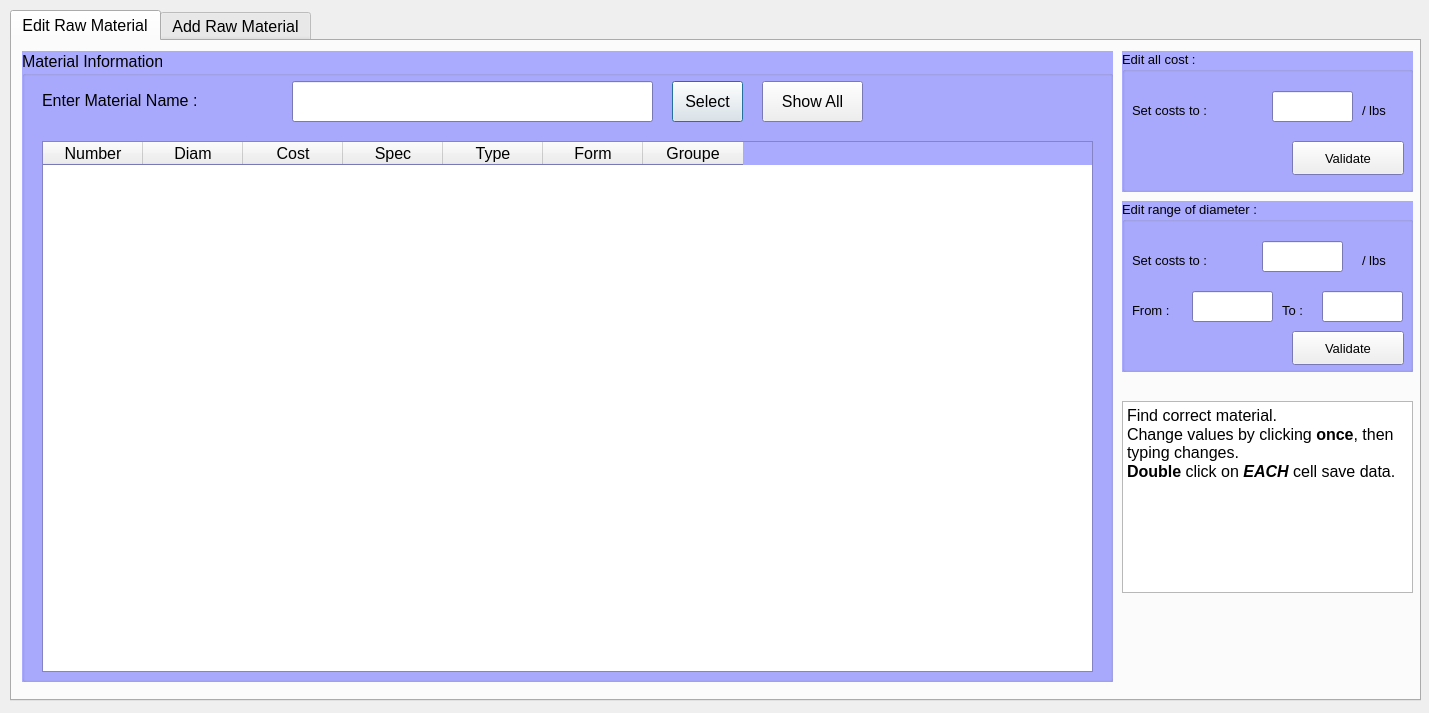
<?xml version="1.0" encoding="UTF-8"?>
<ui version="4.0">
 <class>MaterialManagement</class>
 <widget class="QDialog" name="MaterialManagement">
  <property name="geometry">
   <rect>
    <x>0</x>
    <y>0</y>
    <width>1429</width>
    <height>713</height>
   </rect>
  </property>
  <property name="minimumSize">
   <size>
    <width>1429</width>
    <height>713</height>
   </size>
  </property>
  <property name="maximumSize">
   <size>
    <width>1429</width>
    <height>713</height>
   </size>
  </property>
  <property name="windowTitle">
   <string>Material Management</string>
  </property>
  <property name="windowIcon">
   <iconset>
    <normaloff>Script/icon.jpg</normaloff>Script/icon.jpg</iconset>
  </property>
  <widget class="QTabWidget" name="tabWidget">
   <property name="geometry">
    <rect>
     <x>10</x>
     <y>10</y>
     <width>1411</width>
     <height>691</height>
    </rect>
   </property>
   <property name="font">
    <font>
     <pointsize>12</pointsize>
    </font>
   </property>
   <property name="currentIndex">
    <number>0</number>
   </property>
   <widget class="QWidget" name="tab">
    <attribute name="title">
     <string>Edit Raw Material</string>
    </attribute>
    <widget class="QGroupBox" name="groupBox">
     <property name="geometry">
      <rect>
       <x>10</x>
       <y>10</y>
       <width>1091</width>
       <height>631</height>
      </rect>
     </property>
     <property name="palette">
      <palette>
       <active>
        <colorrole role="Base">
         <brush brushstyle="SolidPattern">
          <color alpha="255">
           <red>255</red>
           <green>255</green>
           <blue>255</blue>
          </color>
         </brush>
        </colorrole>
        <colorrole role="Window">
         <brush brushstyle="SolidPattern">
          <color alpha="255">
           <red>170</red>
           <green>170</green>
           <blue>255</blue>
          </color>
         </brush>
        </colorrole>
       </active>
       <inactive>
        <colorrole role="Base">
         <brush brushstyle="SolidPattern">
          <color alpha="255">
           <red>255</red>
           <green>255</green>
           <blue>255</blue>
          </color>
         </brush>
        </colorrole>
        <colorrole role="Window">
         <brush brushstyle="SolidPattern">
          <color alpha="255">
           <red>170</red>
           <green>170</green>
           <blue>255</blue>
          </color>
         </brush>
        </colorrole>
       </inactive>
       <disabled>
        <colorrole role="Base">
         <brush brushstyle="SolidPattern">
          <color alpha="255">
           <red>170</red>
           <green>170</green>
           <blue>255</blue>
          </color>
         </brush>
        </colorrole>
        <colorrole role="Window">
         <brush brushstyle="SolidPattern">
          <color alpha="255">
           <red>170</red>
           <green>170</green>
           <blue>255</blue>
          </color>
         </brush>
        </colorrole>
       </disabled>
      </palette>
     </property>
     <property name="autoFillBackground">
      <bool>true</bool>
     </property>
     <property name="title">
      <string>Material Information</string>
     </property>
     <widget class="QLabel" name="label">
      <property name="geometry">
       <rect>
        <x>20</x>
        <y>40</y>
        <width>241</width>
        <height>19</height>
       </rect>
      </property>
      <property name="font">
       <font>
        <pointsize>12</pointsize>
       </font>
      </property>
      <property name="text">
       <string>Enter Material Name : </string>
      </property>
     </widget>
     <widget class="QTableWidget" name="tableMM">
      <property name="geometry">
       <rect>
        <x>20</x>
        <y>90</y>
        <width>1051</width>
        <height>531</height>
       </rect>
      </property>
      <property name="font">
       <font>
        <pointsize>12</pointsize>
       </font>
      </property>
      <column>
       <property name="text">
        <string>Number</string>
       </property>
      </column>
      <column>
       <property name="text">
        <string>Diam</string>
       </property>
      </column>
      <column>
       <property name="text">
        <string>Cost</string>
       </property>
      </column>
      <column>
       <property name="text">
        <string>Spec</string>
       </property>
      </column>
      <column>
       <property name="text">
        <string>Type</string>
       </property>
      </column>
      <column>
       <property name="text">
        <string>Form</string>
       </property>
      </column>
      <column>
       <property name="text">
        <string>Groupe</string>
       </property>
      </column>
     </widget>
     <widget class="QLineEdit" name="LE_MatName">
      <property name="geometry">
       <rect>
        <x>270</x>
        <y>30</y>
        <width>361</width>
        <height>41</height>
       </rect>
      </property>
      <property name="font">
       <font>
        <pointsize>9</pointsize>
       </font>
      </property>
     </widget>
     <widget class="QPushButton" name="PB_EnterMat">
      <property name="geometry">
       <rect>
        <x>650</x>
        <y>30</y>
        <width>71</width>
        <height>41</height>
       </rect>
      </property>
      <property name="text">
       <string>Select</string>
      </property>
     </widget>
     <widget class="QPushButton" name="PB_ShowAll">
      <property name="geometry">
       <rect>
        <x>740</x>
        <y>30</y>
        <width>101</width>
        <height>41</height>
       </rect>
      </property>
      <property name="text">
       <string>Show All</string>
      </property>
     </widget>
    </widget>
    <widget class="QGroupBox" name="groupBox_2">
     <property name="geometry">
      <rect>
       <x>1110</x>
       <y>10</y>
       <width>291</width>
       <height>141</height>
      </rect>
     </property>
     <property name="palette">
      <palette>
       <active>
        <colorrole role="Base">
         <brush brushstyle="SolidPattern">
          <color alpha="255">
           <red>255</red>
           <green>255</green>
           <blue>255</blue>
          </color>
         </brush>
        </colorrole>
        <colorrole role="Window">
         <brush brushstyle="SolidPattern">
          <color alpha="255">
           <red>170</red>
           <green>170</green>
           <blue>255</blue>
          </color>
         </brush>
        </colorrole>
       </active>
       <inactive>
        <colorrole role="Base">
         <brush brushstyle="SolidPattern">
          <color alpha="255">
           <red>255</red>
           <green>255</green>
           <blue>255</blue>
          </color>
         </brush>
        </colorrole>
        <colorrole role="Window">
         <brush brushstyle="SolidPattern">
          <color alpha="255">
           <red>170</red>
           <green>170</green>
           <blue>255</blue>
          </color>
         </brush>
        </colorrole>
       </inactive>
       <disabled>
        <colorrole role="Base">
         <brush brushstyle="SolidPattern">
          <color alpha="255">
           <red>170</red>
           <green>170</green>
           <blue>255</blue>
          </color>
         </brush>
        </colorrole>
        <colorrole role="Window">
         <brush brushstyle="SolidPattern">
          <color alpha="255">
           <red>170</red>
           <green>170</green>
           <blue>255</blue>
          </color>
         </brush>
        </colorrole>
       </disabled>
      </palette>
     </property>
     <property name="font">
      <font>
       <pointsize>10</pointsize>
      </font>
     </property>
     <property name="autoFillBackground">
      <bool>true</bool>
     </property>
     <property name="title">
      <string>Edit all cost :</string>
     </property>
     <widget class="QLabel" name="label_2">
      <property name="geometry">
       <rect>
        <x>10</x>
        <y>50</y>
        <width>121</width>
        <height>19</height>
       </rect>
      </property>
      <property name="font">
       <font>
        <pointsize>10</pointsize>
       </font>
      </property>
      <property name="text">
       <string>Set costs to : </string>
      </property>
     </widget>
     <widget class="QLineEdit" name="LE_SetAllCost">
      <property name="geometry">
       <rect>
        <x>150</x>
        <y>40</y>
        <width>81</width>
        <height>31</height>
       </rect>
      </property>
     </widget>
     <widget class="QLabel" name="label_3">
      <property name="geometry">
       <rect>
        <x>240</x>
        <y>50</y>
        <width>41</width>
        <height>19</height>
       </rect>
      </property>
      <property name="font">
       <font>
        <pointsize>10</pointsize>
       </font>
      </property>
      <property name="text">
       <string>/ lbs</string>
      </property>
     </widget>
     <widget class="QPushButton" name="PB_SetAllCost">
      <property name="geometry">
       <rect>
        <x>170</x>
        <y>90</y>
        <width>112</width>
        <height>34</height>
       </rect>
      </property>
      <property name="text">
       <string>Validate</string>
      </property>
     </widget>
    </widget>
    <widget class="QGroupBox" name="groupBox_3">
     <property name="geometry">
      <rect>
       <x>1110</x>
       <y>160</y>
       <width>291</width>
       <height>171</height>
      </rect>
     </property>
     <property name="palette">
      <palette>
       <active>
        <colorrole role="Base">
         <brush brushstyle="SolidPattern">
          <color alpha="255">
           <red>255</red>
           <green>255</green>
           <blue>255</blue>
          </color>
         </brush>
        </colorrole>
        <colorrole role="Window">
         <brush brushstyle="SolidPattern">
          <color alpha="255">
           <red>170</red>
           <green>170</green>
           <blue>255</blue>
          </color>
         </brush>
        </colorrole>
       </active>
       <inactive>
        <colorrole role="Base">
         <brush brushstyle="SolidPattern">
          <color alpha="255">
           <red>255</red>
           <green>255</green>
           <blue>255</blue>
          </color>
         </brush>
        </colorrole>
        <colorrole role="Window">
         <brush brushstyle="SolidPattern">
          <color alpha="255">
           <red>170</red>
           <green>170</green>
           <blue>255</blue>
          </color>
         </brush>
        </colorrole>
       </inactive>
       <disabled>
        <colorrole role="Base">
         <brush brushstyle="SolidPattern">
          <color alpha="255">
           <red>170</red>
           <green>170</green>
           <blue>255</blue>
          </color>
         </brush>
        </colorrole>
        <colorrole role="Window">
         <brush brushstyle="SolidPattern">
          <color alpha="255">
           <red>170</red>
           <green>170</green>
           <blue>255</blue>
          </color>
         </brush>
        </colorrole>
       </disabled>
      </palette>
     </property>
     <property name="font">
      <font>
       <pointsize>10</pointsize>
      </font>
     </property>
     <property name="autoFillBackground">
      <bool>true</bool>
     </property>
     <property name="title">
      <string>Edit range of diameter :</string>
     </property>
     <widget class="QLabel" name="label_4">
      <property name="geometry">
       <rect>
        <x>10</x>
        <y>50</y>
        <width>121</width>
        <height>19</height>
       </rect>
      </property>
      <property name="font">
       <font>
        <pointsize>10</pointsize>
       </font>
      </property>
      <property name="text">
       <string>Set costs to : </string>
      </property>
     </widget>
     <widget class="QLineEdit" name="LE_SetFromTo">
      <property name="geometry">
       <rect>
        <x>140</x>
        <y>40</y>
        <width>81</width>
        <height>31</height>
       </rect>
      </property>
     </widget>
     <widget class="QLabel" name="label_5">
      <property name="geometry">
       <rect>
        <x>240</x>
        <y>50</y>
        <width>41</width>
        <height>19</height>
       </rect>
      </property>
      <property name="font">
       <font>
        <pointsize>10</pointsize>
       </font>
      </property>
      <property name="text">
       <string>/ lbs</string>
      </property>
     </widget>
     <widget class="QPushButton" name="PB_SetFromTo">
      <property name="geometry">
       <rect>
        <x>170</x>
        <y>130</y>
        <width>112</width>
        <height>34</height>
       </rect>
      </property>
      <property name="text">
       <string>Validate</string>
      </property>
     </widget>
     <widget class="QLabel" name="label_6">
      <property name="geometry">
       <rect>
        <x>10</x>
        <y>100</y>
        <width>61</width>
        <height>19</height>
       </rect>
      </property>
      <property name="font">
       <font>
        <pointsize>10</pointsize>
       </font>
      </property>
      <property name="text">
       <string>From :</string>
      </property>
     </widget>
     <widget class="QLineEdit" name="LE_SetFromDiam">
      <property name="geometry">
       <rect>
        <x>70</x>
        <y>90</y>
        <width>81</width>
        <height>31</height>
       </rect>
      </property>
     </widget>
     <widget class="QLabel" name="label_7">
      <property name="geometry">
       <rect>
        <x>160</x>
        <y>100</y>
        <width>41</width>
        <height>19</height>
       </rect>
      </property>
      <property name="font">
       <font>
        <pointsize>10</pointsize>
       </font>
      </property>
      <property name="text">
       <string>To :</string>
      </property>
     </widget>
     <widget class="QLineEdit" name="LE_SetToDiam">
      <property name="geometry">
       <rect>
        <x>200</x>
        <y>90</y>
        <width>81</width>
        <height>31</height>
       </rect>
      </property>
     </widget>
    </widget>
    <widget class="QTextBrowser" name="textBrowser">
     <property name="geometry">
      <rect>
       <x>1110</x>
       <y>360</y>
       <width>291</width>
       <height>192</height>
      </rect>
     </property>
     <property name="html">
      <string>&lt;!DOCTYPE HTML PUBLIC &quot;-//W3C//DTD HTML 4.0//EN&quot; &quot;http://www.w3.org/TR/REC-html40/strict.dtd&quot;&gt;
&lt;html&gt;&lt;head&gt;&lt;meta name=&quot;qrichtext&quot; content=&quot;1&quot; /&gt;&lt;style type=&quot;text/css&quot;&gt;
p, li { white-space: pre-wrap; }
&lt;/style&gt;&lt;/head&gt;&lt;body style=&quot; font-family:'MS Shell Dlg 2'; font-size:12pt; font-weight:400; font-style:normal;&quot;&gt;
&lt;p style=&quot; margin-top:0px; margin-bottom:0px; margin-left:0px; margin-right:0px; -qt-block-indent:0; text-indent:0px;&quot;&gt;Find correct material.&lt;/p&gt;
&lt;p style=&quot; margin-top:0px; margin-bottom:0px; margin-left:0px; margin-right:0px; -qt-block-indent:0; text-indent:0px;&quot;&gt;Change values by clicking &lt;span style=&quot; font-weight:600;&quot;&gt;once&lt;/span&gt;, then typing changes.&lt;/p&gt;
&lt;p style=&quot; margin-top:0px; margin-bottom:0px; margin-left:0px; margin-right:0px; -qt-block-indent:0; text-indent:0px;&quot;&gt;&lt;span style=&quot; font-weight:600;&quot;&gt;Double&lt;/span&gt; click on &lt;span style=&quot; font-weight:600; font-style:italic;&quot;&gt;EACH&lt;/span&gt; cell save data.&lt;/p&gt;&lt;/body&gt;&lt;/html&gt;</string>
     </property>
    </widget>
   </widget>
   <widget class="QWidget" name="tab_2">
    <attribute name="title">
     <string>Add Raw Material</string>
    </attribute>
    <layout class="QGridLayout" name="gridLayout">
     <item row="0" column="0">
      <widget class="QGroupBox" name="groupBox_4">
       <property name="minimumSize">
        <size>
         <width>749</width>
         <height>393</height>
        </size>
       </property>
       <property name="palette">
        <palette>
         <active>
          <colorrole role="Base">
           <brush brushstyle="SolidPattern">
            <color alpha="255">
             <red>255</red>
             <green>255</green>
             <blue>255</blue>
            </color>
           </brush>
          </colorrole>
          <colorrole role="Window">
           <brush brushstyle="SolidPattern">
            <color alpha="255">
             <red>170</red>
             <green>170</green>
             <blue>255</blue>
            </color>
           </brush>
          </colorrole>
         </active>
         <inactive>
          <colorrole role="Base">
           <brush brushstyle="SolidPattern">
            <color alpha="255">
             <red>255</red>
             <green>255</green>
             <blue>255</blue>
            </color>
           </brush>
          </colorrole>
          <colorrole role="Window">
           <brush brushstyle="SolidPattern">
            <color alpha="255">
             <red>170</red>
             <green>170</green>
             <blue>255</blue>
            </color>
           </brush>
          </colorrole>
         </inactive>
         <disabled>
          <colorrole role="Base">
           <brush brushstyle="SolidPattern">
            <color alpha="255">
             <red>170</red>
             <green>170</green>
             <blue>255</blue>
            </color>
           </brush>
          </colorrole>
          <colorrole role="Window">
           <brush brushstyle="SolidPattern">
            <color alpha="255">
             <red>170</red>
             <green>170</green>
             <blue>255</blue>
            </color>
           </brush>
          </colorrole>
         </disabled>
        </palette>
       </property>
       <property name="autoFillBackground">
        <bool>true</bool>
       </property>
       <property name="title">
        <string>Add Raw Material</string>
       </property>
       <layout class="QGridLayout" name="gridLayout_2">
        <item row="0" column="0">
         <widget class="QLabel" name="label_8">
          <property name="font">
           <font>
            <pointsize>12</pointsize>
           </font>
          </property>
          <property name="text">
           <string>Number :</string>
          </property>
         </widget>
        </item>
        <item row="0" column="1">
         <widget class="QLineEdit" name="LE_RawNumber">
          <property name="font">
           <font>
            <pointsize>12</pointsize>
           </font>
          </property>
         </widget>
        </item>
        <item row="1" column="0">
         <widget class="QLabel" name="label_9">
          <property name="font">
           <font>
            <pointsize>12</pointsize>
           </font>
          </property>
          <property name="text">
           <string>Name :</string>
          </property>
         </widget>
        </item>
        <item row="1" column="1">
         <widget class="QLineEdit" name="LE_RawName">
          <property name="font">
           <font>
            <pointsize>12</pointsize>
           </font>
          </property>
         </widget>
        </item>
        <item row="1" column="2">
         <widget class="QLabel" name="label_10">
          <property name="font">
           <font>
            <pointsize>12</pointsize>
           </font>
          </property>
          <property name="text">
           <string>Spec :</string>
          </property>
         </widget>
        </item>
        <item row="1" column="3">
         <widget class="QLineEdit" name="LE_RawSpec">
          <property name="font">
           <font>
            <pointsize>12</pointsize>
           </font>
          </property>
         </widget>
        </item>
        <item row="2" column="0">
         <widget class="QLabel" name="label_11">
          <property name="font">
           <font>
            <pointsize>12</pointsize>
           </font>
          </property>
          <property name="text">
           <string>Type :</string>
          </property>
         </widget>
        </item>
        <item row="2" column="1">
         <widget class="QComboBox" name="CB_Type">
          <property name="font">
           <font>
            <pointsize>12</pointsize>
           </font>
          </property>
          <item>
           <property name="text">
            <string>Steel</string>
           </property>
          </item>
          <item>
           <property name="text">
            <string>NiBase</string>
           </property>
          </item>
          <item>
           <property name="text">
            <string>Alum</string>
           </property>
          </item>
          <item>
           <property name="text">
            <string>Titan</string>
           </property>
          </item>
         </widget>
        </item>
        <item row="2" column="2">
         <widget class="QLabel" name="label_12">
          <property name="font">
           <font>
            <pointsize>12</pointsize>
           </font>
          </property>
          <property name="text">
           <string>Form :</string>
          </property>
         </widget>
        </item>
        <item row="2" column="3">
         <widget class="QComboBox" name="CB_Form">
          <property name="font">
           <font>
            <pointsize>12</pointsize>
           </font>
          </property>
          <item>
           <property name="text">
            <string>Bar</string>
           </property>
          </item>
          <item>
           <property name="text">
            <string>Coil</string>
           </property>
          </item>
          <item>
           <property name="text">
            <string>Hex</string>
           </property>
          </item>
         </widget>
        </item>
        <item row="3" column="0">
         <widget class="QLabel" name="label_13">
          <property name="font">
           <font>
            <pointsize>12</pointsize>
           </font>
          </property>
          <property name="text">
           <string>Group :</string>
          </property>
         </widget>
        </item>
        <item row="3" column="1">
         <widget class="QComboBox" name="CB_Group">
          <property name="font">
           <font>
            <pointsize>12</pointsize>
           </font>
          </property>
          <item>
           <property name="text">
            <string>B</string>
           </property>
          </item>
          <item>
           <property name="text">
            <string>C</string>
           </property>
          </item>
          <item>
           <property name="text">
            <string>D</string>
           </property>
          </item>
          <item>
           <property name="text">
            <string>E</string>
           </property>
          </item>
          <item>
           <property name="text">
            <string>F</string>
           </property>
          </item>
         </widget>
        </item>
        <item row="4" column="0">
         <widget class="QLabel" name="label_14">
          <property name="font">
           <font>
            <pointsize>12</pointsize>
           </font>
          </property>
          <property name="text">
           <string>Diameter :</string>
          </property>
         </widget>
        </item>
        <item row="4" column="1">
         <widget class="QLineEdit" name="LE_RawDiam">
          <property name="font">
           <font>
            <pointsize>12</pointsize>
           </font>
          </property>
         </widget>
        </item>
        <item row="4" column="2">
         <widget class="QLabel" name="label_15">
          <property name="font">
           <font>
            <pointsize>12</pointsize>
           </font>
          </property>
          <property name="text">
           <string>Cost :</string>
          </property>
         </widget>
        </item>
        <item row="4" column="3">
         <widget class="QLineEdit" name="LE_RawCost">
          <property name="font">
           <font>
            <pointsize>12</pointsize>
           </font>
          </property>
         </widget>
        </item>
        <item row="5" column="3" alignment="Qt::AlignRight">
         <widget class="QPushButton" name="PB_NewRawMat">
          <property name="maximumSize">
           <size>
            <width>180</width>
            <height>16777215</height>
           </size>
          </property>
          <property name="text">
           <string>Add Material</string>
          </property>
         </widget>
        </item>
       </layout>
      </widget>
     </item>
    </layout>
   </widget>
  </widget>
 </widget>
 <resources/>
 <connections/>
</ui>
